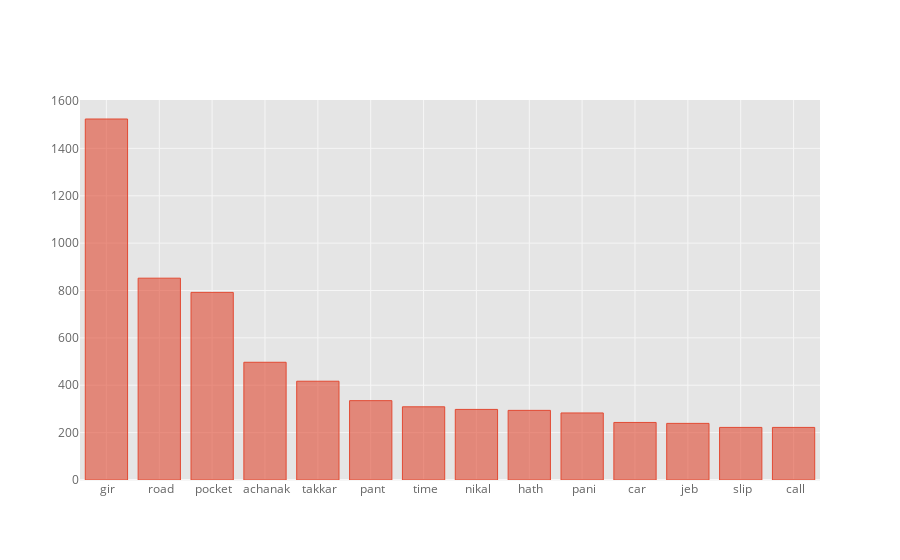

The code cell stored with this chart in its notebook:
### Markdown cell above
## The most probable causes evident in decreasing manner of counts from the frequency of words are 
## - Bike related causes (due to rider or third party, both.)
## - Falls [on the road (from a bike) or from the pocket or while on call]
## - Collision
## - Slips when removing the device from pocket
## - Water-contact
## - Drops inside vehicle (car/bus)

### Code cell
freq.melt()["value"].value_counts().iloc[1:15].iplot("bar")

### Figure 1 — Plotly figure (JSON) as saved in the notebook; plotly's stock layout.template omitted (floating-point values rounded to 4 significant figures)
{"data": [{"marker": {"color": "rgba(226, 74, 51, 0.6)", "line": {"color": "rgba(226, 74, 51, 1.0)", "width": 1}}, "name": "value", "orientation": "v", "text": "", "type": "bar", "x": [" gir", " road", " pocket", " achanak", " takkar", " pant", " time", " nikal", " hath", " pani", " car", " jeb", " slip", " call"], "y": [1524, 852, 792, 497, 417, 335, 309, 298, 294, 283, 243, 239, 222, 222]}], "layout": {"legend": {"bgcolor": "#FFFFFF", "font": {"color": "#666666"}}, "paper_bgcolor": "#FFFFFF", "plot_bgcolor": "#E5E5E5", "title": {"font": {"color": "#151516"}}, "xaxis": {"gridcolor": "#F6F6F6", "showgrid": true, "tickfont": {"color": "#666666"}, "title": {"font": {"color": "#666666"}, "text": ""}, "zerolinecolor": "#F6F6F6"}, "yaxis": {"gridcolor": "#F6F6F6", "showgrid": true, "tickfont": {"color": "#666666"}, "title": {"font": {"color": "#666666"}, "text": ""}, "zerolinecolor": "#F6F6F6"}}}
